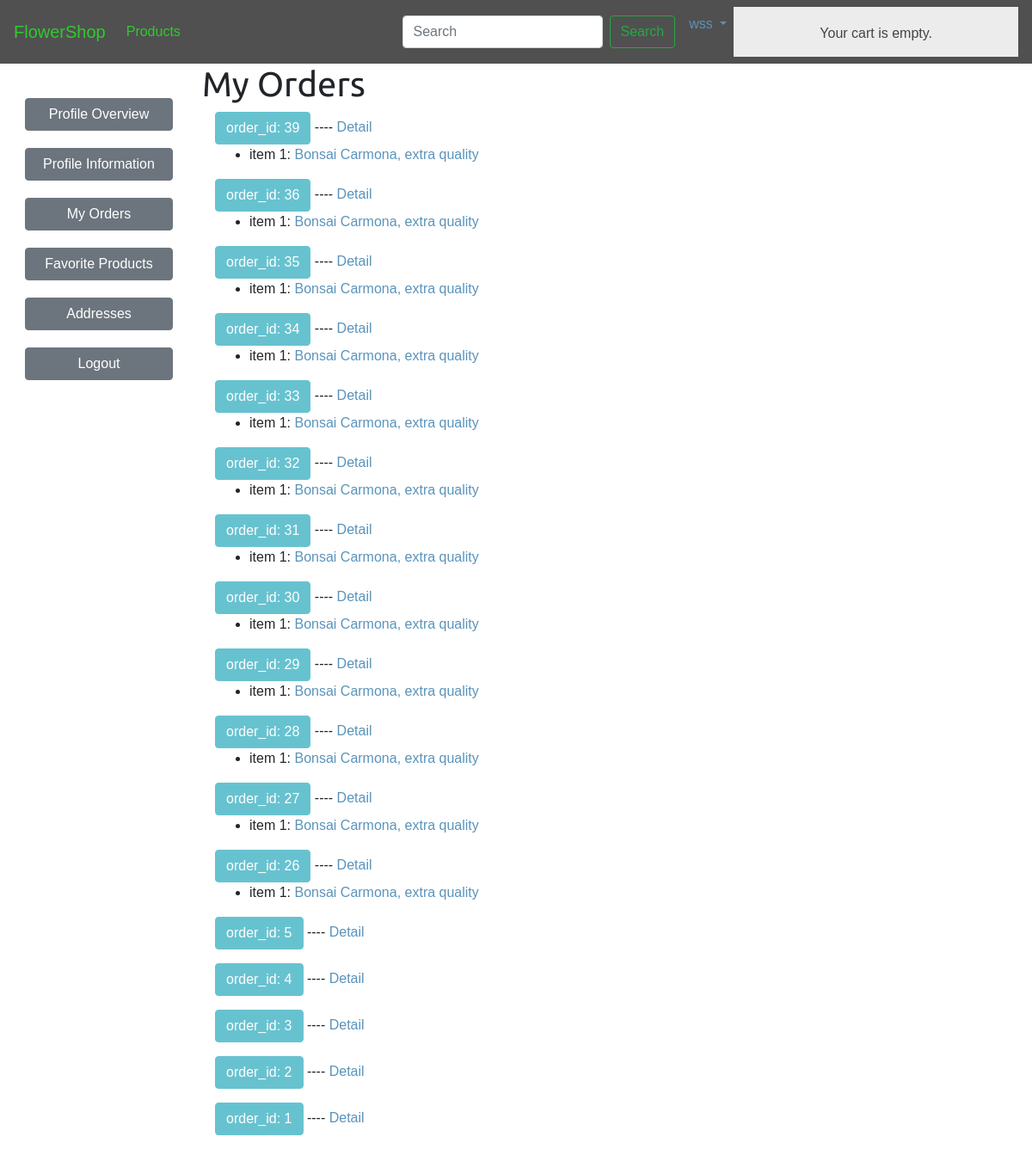
Page /orders/ (signed in) on the committed database.
### orders/models.py (models this page shows, shortened)
class Order(models.Model):
    customer = models.ForeignKey(
        Profile, verbose_name="customer", on_delete=models.CASCADE)
    created = models.DateTimeField(auto_now_add=True)
    updated = models.DateTimeField(auto_now=True)
    paid = models.BooleanField(default=False)
    class Meta:
        ordering = ('-created',)
    @property
    def get_order_items(self):
        items = [i for i in OrderItem.objects.filter(order=self.pk)]
        return items

class OrderItem(models.Model):
    order = models.ForeignKey(Order,
                              related_name='items',
                              on_delete=models.CASCADE)
    product = models.ForeignKey(Product,
                                related_name='order_items',
                                on_delete=models.CASCADE)
    price = models.DecimalField(max_digits=10, decimal_places=2)
    quantity = models.PositiveIntegerField(default=1)

### shop/models.py (models this page shows, shortened)
class Product(models.Model):
    category = models.ForeignKey(Category,
                                 related_name='products',
                                 on_delete=models.CASCADE)
    name = models.CharField(max_length=200, db_index=True)
    slug = models.SlugField(max_length=200, db_index=True)
    image = models.ImageField(upload_to='products/%Y/%m/%d',
                              blank=True)
    description = models.TextField(blank=True)
    price = models.DecimalField(max_digits=10, decimal_places=2)
    available = models.BooleanField(default=True)
    created = models.DateTimeField(auto_now_add=True)
    updated = models.DateTimeField(auto_now=True)
    class Meta:
        ordering = ('name',)
        index_together = (('id', 'slug'),)
    def __str__(self):
        return self.name
    def get_absolute_url(self):
        return reverse('shop:product', args=[str(self.slug)])

### orders/views.py (the view)
# urls.py: path('', views.OrderListView.as_view(), name="orders"),
class OrderListView(LoginRequiredMixin, ListView):
    model = Order
    template_name = "orders/order/list.html"
    context_object_name = "orders"
    def get_queryset(self):
        return self.model.objects.filter(customer=self.request.user.profile)

### cart/cart.py (called while the page is built)
    def __len__(self):
        return sum(item['quantity'] for item in self.cart.values())

### cart/context_processors.py (called while the page is built)
def cart(request):
    return {'cart': Cart(request)}

### orders/templates/orders/order/list.html
{% extends "shop/base.html" %}
{% load crispy_forms_tags %}
{% block content %}
<div id="sidebar">
    <ul>
        <li>
            <a href="{% url 'users:profile' %}" class="btn btn-secondary"
                >Profile Overview</a
            >
        </li>
        <li>
            <a href="{% url 'users:profile_update' %}" class="btn btn-secondary"
                >Profile Information</a
            >
        </li>
        <li><a href="{% url 'orders:orders' %}" class="btn btn-secondary">My Orders</a></li>
        <li><a href="#" class="btn btn-secondary">Favorite Products</a></li>
        <li><a href="{% url 'users:address_list' %}" class="btn btn-secondary">Addresses</a></li>
        <li>
            <a href="{% url 'users:logout' %}" class="btn btn-secondary">Logout</a>
        </li>
    </ul>
</div>
<h1>My Orders</h1>
<div class="content-section">
    <div class="row">
        <div class="col col-8">
            {% if orders %}
                {% for order in orders %}
                    <div class="btn btn-info disabled">order_id: {{ order.id }}</div> ---- <a href="{% url 'orders:order_detail' order.id %}">Detail</a>
                    <ul>
                        {% if order.get_order_items %}
                            {% with order.get_order_items as order_items %}
                                {% for item in order_items %}
                                    <li>
                                        item {{ forloop.counter }}: <a href="{{ item.product.get_absolute_url }}">{{ item.product }}</a>
                                    </li>
                                {% endfor %}
                            {% endwith %}
                        {% endif %}
                    </ul>
                {% endfor %}
            {% else %}
                You have not bought anything yet
            {% endif %}
        </div>
        <div class="col col-2"></div>
    </div>
</div>
{% endblock content %}

### shop/templates/shop/base.html (shortened to what this page needs)
{% load static %}
{% load thumbnail %}
<!doctype html>
<html lang="en">
<head>
    <link rel="stylesheet" href="https://maxcdn.bootstrapcdn.com/bootstrap/4.0.0/css/bootstrap.min.css"
>
    <link rel="stylesheet" href="{% static 'css/base.css' %}">
</head>
<body>
    <nav class="navbar navbar-expand-lg" id="navbar">
        <a class="navbar-brand" href="/" id="navbar-text">FlowerShop</a>
        <div class="collapse navbar-collapse" id="navbarSupportedContent">
            <ul class="navbar-nav mr-auto">
                <li class="nav-item">
                    <a class="nav-link" href="{% url 'shop:products' %}" id="navbar-text">Products</a>
                </li>
            </ul>
        </div>
        <form action="{% url 'shop:search_results' %}" method="get" class="form-inline my-2 my-lg-0">
            <input class="form-control mr-sm-2" name="q" type="text" placeholder="Search" aria-label="Search">
            <button class="btn btn-outline-success my-2 my-sm-0" type="submit">Search</button>
        </form>
        <ul class="navbar-nav ml-2">
            {% if user.is_authenticated %}
            <li class="nav-item dropdown">
                <a class="nav-link dropdown-toggle pull-right" href="#" id="navbarDropdown" role="button"
                    data-toggle="dropdown" aria-haspopup="true" aria-expanded="false">
                    {{ user.username }}
                </a>
            </li>
            <div id="subheader">
                <div class="cart">
                    {% with total_items=cart|length %}
                    {% if total_items > 0 %}
                    Your cart:
                    <a href="{% url "cart:cart" %}">
                        {{ total_items }} item{{ total_items|pluralize }},
                        ${{ cart.get_total_price }}
                    </a>
                    {% else %}
                    Your cart is empty.
                    {% endif %}
                    {% endwith %}
                </div>
            </div>
            {% else %}
            <li class="nav-item">
                <a class="nav-link" href="{% url 'users:login' %}" id="navbar-text">Login</a>
            </li>
            {% endif %}
        </ul>
    </nav>
    <div class="container-fluid">
        {% block content %}
        {% endblock content %}
    </div>
</body>
</html>

### shop/static/css/base.css (style rules this page uses)
body { height: 100%; margin: 0; padding: 0; font-family: helvetica, sans-serif; }
h1, h2, h3, h4, h5, h6 { font-family: "Ubuntu", sans-serif; font-weight: normal; }
a { text-decoration: none; color: #5993bb; }
#subheader { background: #ececec; color: #444; padding: 15px 100px; overflow: auto; }
#subheader .cart { float: right; padding-top: 4px; }
#sidebar { width: 220px; padding: 30px 20px 0 0; float: left; }
#sidebar ul { margin: 0; padding: 0; }
#sidebar ul li { margin: 0; list-style: none; padding: 10px 14px; }
#sidebar ul li a { display: block; }
#navbar { background-color: #505050; }
#navbar-text { color: rgb(47, 202, 47); }
.dropdown { position: relative; display: inline-block; }

### rows in the picture
Order: id "39"
OrderItem: product "Bonsai Carmona, extra quality"
Order: id "36"
OrderItem: product "Bonsai Carmona, extra quality"
Order: id "35"
OrderItem: product "Bonsai Carmona, extra quality"
Order: id "34"
OrderItem: product "Bonsai Carmona, extra quality"
Order: id "33"
OrderItem: product "Bonsai Carmona, extra quality"
Order: id "32"
OrderItem: product "Bonsai Carmona, extra quality"
Order: id "31"
OrderItem: product "Bonsai Carmona, extra quality"
Order: id "30"
OrderItem: product "Bonsai Carmona, extra quality"
Order: id "29"
OrderItem: product "Bonsai Carmona, extra quality"
Order: id "28"
OrderItem: product "Bonsai Carmona, extra quality"
Order: id "27"
OrderItem: product "Bonsai Carmona, extra quality"
Order: id "26"
OrderItem: product "Bonsai Carmona, extra quality"
Order: id "5"
Order: id "4"
Order: id "3"
Order: id "2"
Order: id "1"

### other values in the picture
{{ user.username }} "wss"
